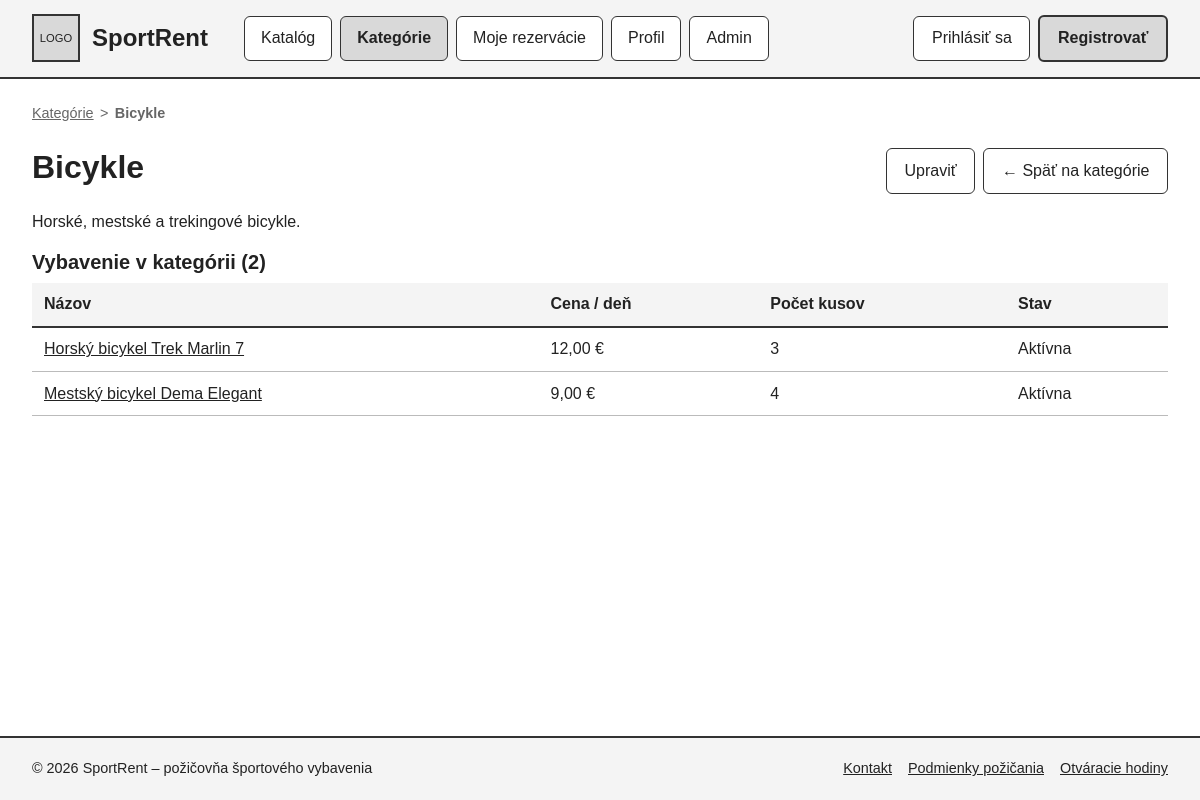
The app's page /?c=kategoria&a=detail&id=1 with its own data.
### tables this page shows
CREATE TABLE IF NOT EXISTS `kategorie` (
    `id`    INT UNSIGNED NOT NULL AUTO_INCREMENT,
    `nazov` VARCHAR(100) NOT NULL,
    `popis` VARCHAR(500) NULL,
    PRIMARY KEY (`id`)
);

CREATE TABLE IF NOT EXISTS `polozky` (
    `id`           INT UNSIGNED  NOT NULL AUTO_INCREMENT,
    `kategoria_id` INT UNSIGNED  NULL,
    `nazov`        VARCHAR(150)  NOT NULL,
    `popis`        TEXT          NULL,
    `cena_za_den`  DECIMAL(8, 2) NOT NULL,
    `pocet_kusov`  INT UNSIGNED  NOT NULL DEFAULT 1,
    `aktivna`      TINYINT(1)    NOT NULL DEFAULT 1,
    PRIMARY KEY (`id`),
    KEY `idx_polozky_kategoria` (`kategoria_id`),
    CONSTRAINT `fk_polozky_kategoria` FOREIGN KEY (`kategoria_id`)
        REFERENCES `kategorie` (`id`)
        ON DELETE SET NULL
        ON UPDATE CASCADE
);

### Framework/Http/Responses/Response.php (called while the page is built, shortened)
<?php
abstract class Response
{
    public function send(): void
    {
        $this->generate();
    }
}

### public/index.php (called while the page is built, shortened)
<?php
require __DIR__ . '/../Framework/ClassLoader.php';
try {
    $app = new App();
    $app->run();
} catch (Exception $e) {
    die('An error occurred: ' . $e->getMessage());
}

### Framework/Support/LinkGenerator.php (called while the page is built, shortened)
<?php
class LinkGenerator
{
    private Request $request;
    public function __construct(Request $request, Router $router)
    {
        $this->request = $request;
    }
    public function url(
        string|array $destination,
        array $parameters = [],
        bool $absolute = false,
        bool $appendParameters = false
    ): string {
        list($controller, $action) = explode(".", $destination);
        $args = $appendParameters ? $this->request->get() : [];
        $args = ["c" => lcfirst($controller), "a" => $action != "index" ? $action : null] + $parameters + $args;
        $basePath = $absolute ? $this->request->getBaseUrl() : "";
        return $basePath . "?" . http_build_query($args);
    }
}

### Framework/Http/Request.php (called while the page is built, shortened)
<?php
class Request
{
    private array $get;
    public function __construct()
    {
        $this->get = $_GET;
    }
    public function get(?string $key = null): mixed
    {
        return $key === null ? $this->get : ($this->get[$key] ?? null);
    }
}

### Framework/ClassLoader.php (called while the page is built, shortened)
<?php
class ClassLoader
{
    public static function Boot(): void
    {
        spl_autoload_register(function ($class_name) {
            $file = self::getClassFile($class_name);
        });
    }
    public static function getClassFile(string $className): string
    {
        $baseDir = realpath(dirname(__DIR__));
        $relativePath = str_replace('\\', DIRECTORY_SEPARATOR, ltrim($className, '\\')) . '.php';
        return $baseDir . DIRECTORY_SEPARATOR . $relativePath;
    }
}
require __DIR__ . DIRECTORY_SEPARATOR . 'Support' . DIRECTORY_SEPARATOR . 'functions.php';

### Framework/Core/Model.php (called while the page is built, shortened)
<?php
abstract class Model implements \JsonSerializable
{
    protected static ?string $tableName = null;
    protected static array $columnsMap = [];
    private static array $dbColumns = [];
    private static IDbConvention $dbConventions;
    private ?ResultSet $_resultSet = null;
    protected static function getTableName(): string
    {
        if (!empty(static::$tableName)) {
            return static::$tableName;
        }
        return self::getConventions()->getTableName(get_called_class());
    }
    protected static function getPkColumnName(): string
    {
        return self::getConventions()->getPkColumnName(get_called_class());
    }
    protected static function getColumnsMap(): array
    {
        return static::$columnsMap ?? [];
    }
    public static function getAll(
        ?string $whereClause = null,
        array   $whereParams = [],
        ?string $orderBy = null,
        ?int    $limit = null,
        ?int    $offset = null
    ): array
    {
        try {
            $sql = "SELECT " . static::getDBColumnNamesList() . " FROM `" . static::getTableName() . "`";
            if ($whereClause != null) {
                $sql .= " WHERE $whereClause";
            }
            $stmt = Connection::getInstance()->prepare($sql);
            $stmt->execute($whereParams);
            $models = $stmt->fetchAll(PDO::FETCH_CLASS | PDO::FETCH_PROPS_LATE, static::class);
            return $models;
        } catch (PDOException $exception) {
            throw new Exception('Query failed: ' . $exception->getMessage(), 0, $exception);
        }
    }
    public static function getOne(mixed $id): ?static
    {
        try {
            $sql = "SELECT " . static::getDBColumnNamesList() . " FROM `" . static::getTableName() . "` WHERE `" .
                static::getPkColumnName() . "`=?";
            $stmt = Connection::getInstance()->prepare($sql);
            $stmt->setFetchMode(PDO::FETCH_CLASS | PDO::FETCH_PROPS_LATE, static::class);
            $stmt->execute([$id]);
            $model = $stmt->fetch() ?: null;
            if ($model !== null) {
                $model->_dbId = $model->getIdValue();
                $model->_resultSet = new ResultSet([$model]);
            }
            return $model;
        } catch (PDOException $exception) {
            throw new Exception('Query failed: ' . $exception->getMessage(), 0, $exception);
        }
    }
    public function getAllRelated(string $modelClass, ?string $refColumn = null, ?string $where = null, array $whereParams = []
    ): array
    {
        $refColumn ??= self::getConventions()->getFkColumn(static::class);
        return $this->_resultSet->getAllRelated(
            $modelClass,
            $refColumn,
            $where,
            $whereParams,
            fn($e) => $e->getIdValue(),
            fn($e) => (isset($e->{self::toPropertyName($refColumn)}) ? $e->{self::toPropertyName($refColumn)} : null),
            $this->getIdValue()
        );
    }
    private static function getDbColumns(): array
    {
        try {
            $sql = "DESCRIBE " . static::getTableName();
            $stmt = Connection::getInstance()->prepare($sql);
            $stmt->execute([]);
            self::$dbColumns[static::class] = array_column($stmt->fetchAll(), 'Field');
            return self::$dbColumns[static::class];
        } catch (PDOException $exception) {
            throw new Exception('Query failed: ' . $exception->getMessage(), 0, $exception);
        }
    }
    private function getIdValue(): mixed
    {
        $pk = static::getPkColumnName();
        $prop = static::toPropertyName($pk);
        return isset($this->{$prop}) ? $this->{$prop} : null;
    }
    private static function getModelProperties(): array
    {
        $reflection = new \ReflectionClass(static::class);
        $properties = [];
        foreach ($reflection->getProperties() as $property) {
            $propertyName = $property->getName();
            if ($property->isStatic()) {
                continue;
            }
            $properties[$propertyName] = true;
        }
        return $properties;
    }
    private static function getDBColumnNamesList(): string
    {
        $dbColumns = [];
        foreach (static::getDbColumns() as $columnName) {
            $propertyName = static::toPropertyName($columnName);
            if ($propertyName != $columnName) {
                $dbColumns[] = "`$columnName` AS {$propertyName}";
            } else {
                $dbColumns[] = $columnName;
            }
        }
        return implode(', ', $dbColumns);
    }
    private static function toPropertyName(string $columnName): string
    {
        $customMapping = static::getColumnsMap();
        if (isset($customMapping[$columnName])) {
            return $customMapping[$columnName];
        } else {
            return static::getConventions()->toPropertyName($columnName);
        }
    }
    private static function getConventions(): IDbConvention
    {
        if (!isset(static::$dbConventions)) {
            static::$dbConventions = new (Configuration::DB_CONVENTIONS_CLASS)();
        }
        return static::$dbConventions;
    }
}

### Framework/DB/Connection.php (called while the page is built, shortened)
<?php
class Connection
{
    private static ?Connection $instance = null;
    private PDO $db;
    public function __construct(PDO $db)
    {
        $this->db = $db;
    }
    public static function getInstance(): Connection
    {
        try {
            if (self::$instance == null) {
                $db = new PDO(
                    'mysql:dbname=' . Configuration::DB_NAME . ';host=' . Configuration::DB_HOST . ';charset=utf8mb4',
                    Configuration::DB_USER,
                    Configuration::DB_PASS
                );
                $db->setAttribute(PDO::ATTR_ERRMODE, PDO::ERRMODE_EXCEPTION);
                $db->setAttribute(PDO::ATTR_EMULATE_PREPARES, true);
                self::$instance = new self($db);
            }
            return self::$instance;
        } catch (PDOException $e) {
            throw new Exception('Connection failed: ' . $e->getMessage());
        }
    }
    public function prepare(string $sql): DebugStatement
    {
        try {
            return new DebugStatement($this->db->prepare($sql));
        } catch (PDOException $e) {
            throw new Exception('Prepare failed: ' . $e->getMessage());
        }
    }
}

### Framework/DB/DebugStatement.php (called while the page is built, shortened)
<?php
class DebugStatement
{
    private PDOStatementAlias $stmt;
    public function __construct($stmt)
    {
        $this->stmt = $stmt;
    }
    public function execute(?array $params = null): bool
    {
        $result = $this->stmt->execute($params);
        $this->stmt->debugDumpParams();
        return $result;
    }
    public function __call(string $name, array $arguments): mixed
    {
        return $this->stmt->{$name}(...$arguments);
    }
}

### App/Controllers/KategoriaController.php (called while the page is built, shortened)
<?php
class KategoriaController extends BaseController
{
    public function detail(Request $request): Response
    {
        $kategoria = $this->nacitajKategoriu($request->get('id'));
        return $this->html([
            'kategoria' => $kategoria,
            'polozky' => $kategoria->polozky(),
        ]);
    }
    private function nacitajKategoriu(mixed $id): Kategoria
    {
        $kategoria = Kategoria::getOne((int)$id);
        return $kategoria;
    }
}

### Framework/DB/DefaultConventions.php (called while the page is built, shortened)
<?php
class DefaultConventions implements IDbConvention
{
    public function getPkColumnName(string $className): string
    {
        return 'id';
    }
    public function toPropertyName(string $columnName): string
    {
        return $columnName;
    }
}

### Framework/Support/functions.php (called while the page is built)
<?php
if (!function_exists('e')) {
    function e(mixed $value): string
    {
        return htmlspecialchars((string)$value, ENT_QUOTES | ENT_SUBSTITUTE | ENT_HTML5, 'UTF-8');
    }
}

### Framework/DB/ResultSet.php (called while the page is built, shortened)
<?php
class ResultSet
{
    private array $entities;
    private array $relatedEntities = [];
    public function __construct(array $entities)
    {
        $this->entities = $entities;
    }
    public function getAllRelated(
        string   $modelClass,
        string   $fk,
        ?string  $where,
        array    $whereParams,
        callable $idPropertyAccessor,
        callable $referencedPropertyAccessor,
        mixed    $id
    ): array
    {
        $relationKey = $modelClass . '|>' . $fk;
        if (!isset($this->relatedEntities[$relationKey])) {
            $this->relatedEntities[$relationKey] = [];
            $ids = array_values(array_unique(array_map($idPropertyAccessor, $this->entities)));
            if (count($ids) > 0) {
                $data = $modelClass::getAll(
                    "`$fk` IN ({$this->generatePlaceholders(count($ids))}) " . ($where != null ? " AND ($where)" : ""),
                    array_merge($ids, $whereParams)
                );
                foreach ($data as $row) {
                    if (!isset($this->relatedEntities[$relationKey][$referencedPropertyAccessor($row)])) {
                        $this->relatedEntities[$relationKey][$referencedPropertyAccessor($row)] = [];
                    }
                    $this->relatedEntities[$relationKey][$referencedPropertyAccessor($row)][] = $row;
                }
            }
        }
        return $this->relatedEntities[$relationKey][$id] ?? [];
    }
    private function generatePlaceholders($count): string
    {
        return implode(", ", array_fill(0, $count, "?"));
    }
}

### App/Models/Kategoria.php (called while the page is built, shortened)
<?php
class Kategoria extends Model
{
    public function polozky(): array
    {
        return $this->getAllRelated(Polozka::class, 'kategoria_id');
    }
}

### App/Views/Kategoria/detail.view.php (the view, shortened to what this page needs)
<nav class="breadcrumb" aria-label="Omrvinková navigácia">
    <ol>
        <li><a href="<?= $link->url('kategoria.index') ?>">Kategórie</a></li>
        <li aria-current="page"><strong><?= e($kategoria->nazov) ?></strong></li>
    </ol>
</nav>
<section aria-labelledby="kategoria-nadpis">
    <div class="toolbar">
        <h1 id="kategoria-nadpis"><?= e($kategoria->nazov) ?></h1>
        <div class="actions">
            <a class="btn" href="<?= $link->url('kategoria.edit', ['id' => $kategoria->id]) ?>">Upraviť</a>
            <a class="btn" href="<?= $link->url('kategoria.index') ?>">← Späť na kategórie</a>
        </div>
    </div>
    <?php if ($kategoria->popis !== null && $kategoria->popis !== '') { ?>
        <p><?= nl2br(e($kategoria->popis)) ?></p>
    <?php } ?>
    <h2>Vybavenie v kategórii (<?= count($polozky) ?>)</h2>
    <?php if ($polozky === []) { ?>
        <p class="alert">V tejto kategórii zatiaľ nie je žiadne vybavenie.</p>
    <?php } else { ?>
        <table class="data-table">
            <thead>
            <tr>
                <th scope="col">Názov</th>
                <th scope="col">Cena / deň</th>
                <th scope="col">Počet kusov</th>
                <th scope="col">Stav</th>
            </tr>
            </thead>
            <tbody>
            <?php foreach ($polozky as $polozka) { ?>
                <tr>
                    <td data-label="Názov">
                        <a href="<?= $link->url('polozka.detail', ['id' => $polozka->id]) ?>"><?= e($polozka->nazov) ?></a>
                    </td>
                    <td data-label="Cena / deň"><?= number_format((float)$polozka->cena_za_den, 2, ',', ' ') ?> €</td>
                    <td data-label="Počet kusov"><?= (int)$polozka->pocet_kusov ?></td>
                    <td data-label="Stav"><?= $polozka->aktivna ? 'Aktívna' : 'Neaktívna' ?></td>
                </tr>
            <?php } ?>
            </tbody>
        </table>
    <?php } ?>
</section>

### public/css/style.css (style rules this page uses)
:root { --bg: #ffffff; --bg-soft: #f4f4f4; --border: #333333; --border-light: #bbbbbb; --text: #222222; --text-muted: #666666; --accent: #d9d9d9; --ok-bg: #eef7ee; --radius: 6px; --gap: 1rem; }
*, *::before, *::after { box-sizing: border-box; }
html { font-size: 100%; }
body { margin: 0; font-family: Arial, Helvetica, sans-serif; line-height: 1.5; color: var(--text); background: var(--bg); min-height: 100vh; display: flex; flex-direction: column; }
a { color: inherit; }
h1, h2, h3 { line-height: 1.25; margin: 0 0 0.5rem; }
h1 { font-size: 1.6rem; }
h2 { font-size: 1.25rem; }
.btn { display: inline-block; padding: 0.6rem 1.1rem; border: 1px solid var(--border); background: #fff; color: var(--text); font: inherit; text-align: center; text-decoration: none; cursor: pointer; border-radius: var(--radius); }
.breadcrumb { font-size: 0.9rem; color: var(--text-muted); margin-bottom: 1rem; }
.breadcrumb ol { list-style: none; margin: 0; padding: 0; display: flex; flex-wrap: wrap; gap: 0.4rem; }
.breadcrumb li + li::before { content: ">"; margin-right: 0.4rem; }
@media (min-width: 600px) { h1 { font-size: 2rem; } }
.toolbar { display: flex; flex-wrap: wrap; align-items: center; justify-content: space-between; gap: 0.75rem; margin-bottom: 1rem; }
.toolbar h1 { margin: 0; }
.actions { display: flex; flex-wrap: wrap; align-items: center; gap: 0.5rem; margin-top: 0.5rem; }
.data-table { width: 100%; border-collapse: collapse; }
.data-table th, .data-table td { padding: 0.6rem 0.75rem; border-bottom: 1px solid var(--border-light); text-align: left; vertical-align: middle; }
.data-table thead th { background: var(--bg-soft); border-bottom: 2px solid var(--border); }

### records on screen
kategorie: nazov "Bicykle", popis "Horské, mestské a trekingové bicykle."
polozky: nazov "Horský bicykel Trek Marlin 7", cena_za_den "12,00", pocet_kusov "3", aktivna "Aktívna"
polozky: nazov "Mestský bicykel Dema Elegant", cena_za_den "9,00", pocet_kusov "4", aktivna "Aktívna"

### other values on screen
App\Configuration::APP_NAME "SportRent"
count($polozky) "2"
